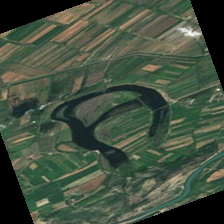
#> input picture dataset/satellite_letters/train/A/sat_A_00002.png, 224 x 224 px
$ python -i 04_augment_satellite.py   (imports and definitions only)
#> lines starting #> are read from the running program, lines starting #| are printed output that depends on the picture
#> further down, picture is the input picture: PIL image 224x224 RGB; mean R, G, B 67.8, 80.7, 63.7
"""
Script 04: Augment satellite letter images
==========================================
Takes raw satellite letter images and applies augmentations
to increase dataset size. Then splits into train/test.
Output: dataset/satellite_letters/train|test/A/ ... Z/
"""

import os
import sys
import string
import random
from pathlib import Path
from PIL import Image, ImageFilter, ImageEnhance, ImageOps
import numpy as np
from tqdm import tqdm


def augment_image(img: Image.Image, size: int = 224) -> list[Image.Image]:
    """Apply various augmentations to an image. Returns list of augmented images."""
#> called with size = 224
    augmented = []

    # Ensure RGB and correct size
    img = img.convert("RGB").resize((size, size), Image.BICUBIC)

    # Original (resized)
    augmented.append(img.copy())

    # Horizontal flip
    augmented.append(ImageOps.mirror(img))

    # Vertical flip
    augmented.append(ImageOps.flip(img))

    # Rotations
    for angle in [90, 180, 270]:
        augmented.append(img.rotate(angle, resample=Image.BICUBIC, expand=False))
#> after the loop, augmented = 6 items

    # Small random rotations
    for _ in range(2):
        angle = random.uniform(-30, 30)
        augmented.append(img.rotate(angle, resample=Image.BICUBIC, expand=False))
#> after the loop, augmented = 8 items

    # Random crops (zoom in)
    for _ in range(2):
        w, h = img.size
        crop_ratio = random.uniform(0.7, 0.9)
        cw, ch = int(w * crop_ratio), int(h * crop_ratio)
        x = random.randint(0, w - cw)
        y = random.randint(0, h - ch)
        cropped = img.crop((x, y, x + cw, y + ch))
        augmented.append(cropped.resize((size, size), Image.BICUBIC))
#> this loop made 2 passes
#> pass 1, in augment_image, `cropped = img.crop((x, y, x + cw, y + ch))`:
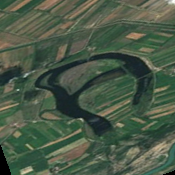
#> cropped: PIL image 175x175 RGB; mean R, G, B 74, 89.3, 70.7
#> pass 2, in augment_image, `cropped = img.crop((x, y, x + cw, y + ch))`:
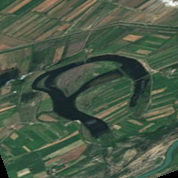
#> cropped: PIL image 178x178 RGB; mean R, G, B 74.2, 89.7, 71
#> after the loop, augmented = 10 items

    # Color jitter
    for _ in range(2):
        aug = img.copy()
        if random.random() < 0.5:
            aug = ImageEnhance.Brightness(aug).enhance(random.uniform(0.7, 1.3))
        if random.random() < 0.5:
            aug = ImageEnhance.Contrast(aug).enhance(random.uniform(0.7, 1.3))
        if random.random() < 0.5:
            aug = ImageEnhance.Color(aug).enhance(random.uniform(0.7, 1.3))
        augmented.append(aug)
#> this loop made 2 passes
#> pass 1, in augment_image, `aug = ImageEnhance.Brightness(aug).enhance(random.uniform(0.7, 1.3))`:
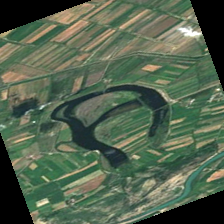
#> aug: PIL image 224x224 RGB; mean R, G, B 83.3, 99.2, 78.2
#> pass 1, in augment_image, `aug = ImageEnhance.Color(aug).enhance(random.uniform(0.7, 1.3))`:
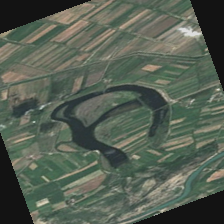
#> aug: PIL image 224x224 RGB; mean R, G, B 85.8, 95.3, 82.8
#> after the loop, augmented = 12 items

    # Gaussian blur
    augmented.append(img.filter(ImageFilter.GaussianBlur(radius=1.5)))

    # Sharpen
    augmented.append(img.filter(ImageFilter.SHARPEN))

    return augmented


# [120 lines left out: function process_satellite_dataset, not called in this run]


# [3 lines not run here, left out]

>>> from PIL import Image
>>> picture = Image.open('../dataset/satellite_letters/train/A/sat_A_00002.png')
>>> result = augment_image(picture)
#> result = 14 items

$ run again, on dataset/satellite_letters/train/C/sat_C_00002.png
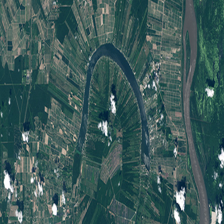
#> input picture dataset/satellite_letters/train/C/sat_C_00002.png, 224 x 224 px
#> picture is the input picture: PIL image 224x224 RGB; mean R, G, B 62, 90.7, 89.5
#> after the loop in augment_image, `for angle in [90, 180, 270]:`: augmented = 6 items
#> after the loop in augment_image, `for _ in range(2):`: augmented = 8 items
#> the loop in augment_image, `for _ in range(2):` made 2 passes
#> pass 2, in augment_image, `cropped = img.crop((x, y, x + cw, y + ch))`:
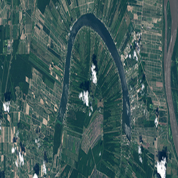
#> cropped: PIL image 178x178 RGB; mean R, G, B 63.5, 91, 90
#> after the loop in augment_image, `for _ in range(2):`: augmented = 10 items
#> the loop in augment_image, `for _ in range(2):` made 2 passes
#> pass 1, in augment_image, `aug = ImageEnhance.Color(aug).enhance(random.uniform(0.7, 1.3))`:
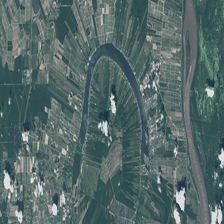
#> aug: PIL image 224x224 RGB; mean R, G, B 84.7, 105.7, 104.8
#> after the loop in augment_image, `for _ in range(2):`: augmented = 12 items
#> result = 14 items
